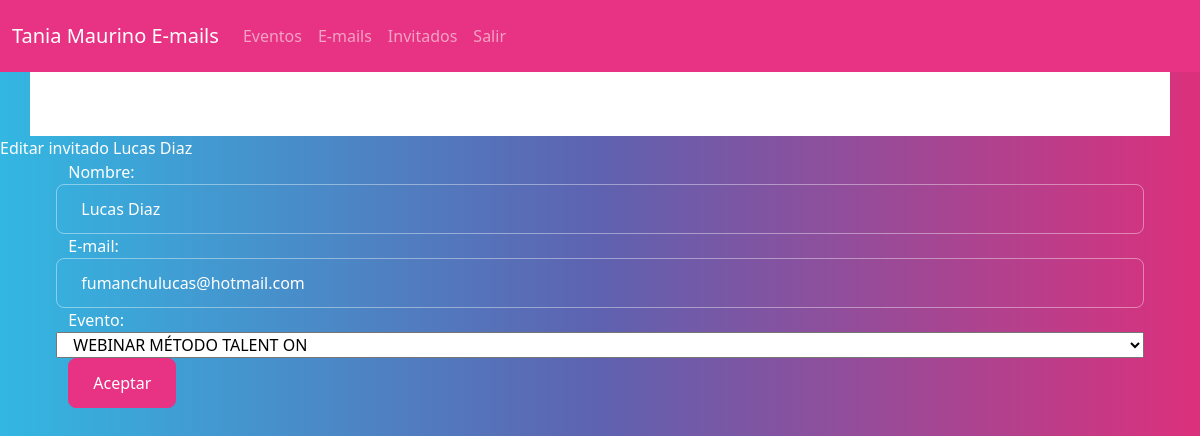
The page /guests/update/e91fd722-cba7-4e9a-ac8a-0ad191ecc32a/ (signed in) on the database its author committed.
### main/models.py (models this page shows, shortened)
class Guests(models.Model):
    id = models.UUIDField(primary_key=True, default=uuid.uuid4, editable=False)
    name = models.CharField(max_length=150)
    slug = AutoSlugField(populate_from='id')
    event = models.ForeignKey(Event, on_delete=models.PROTECT)
    email = models.EmailField(max_length=254)
    is_active = models.BooleanField(default=True)

class Event(models.Model):
    id = models.UUIDField(primary_key=True, default=uuid.uuid4, editable=False)
    name = models.CharField(max_length=150)
    slug = AutoSlugField(populate_from='id')
    link = models.URLField(max_length=350)
    date = models.DateField(null=True, blank=True)
    time = models.TimeField(null=True, blank=True)
    def __str__(self):
        return self.name

### main/views.py (the view)
@method_decorator(login_required, name='dispatch')
class GuestsUpdateView(UpdateView):
    model = Guests
    form_class = GuestsForm
    template_name = 'guest/guest-edit.html'
    template_name_suffix = '_update_form'
    success_url = reverse_lazy('guestsList')

### main/forms.py
class GuestsForm(forms.ModelForm):
    class Meta:
        model = Guests
        fields = ['name', 'email', 'event']
        widgets = {
            'name': forms.TextInput(attrs={'class': 'form-control', 'placeholder': 'Nombre'}),
            'email': forms.TextInput(attrs={'class': 'form-control', 'placeholder': 'E-mail del invitado'}),
            'event': forms.Select()
        }
        labels = {
            'name': 'Nombre', 'email': 'E-mail', 'event': 'Evento',
        }

### main/templates/guest/guest-edit.html (shortened to what this page needs)
{% extends 'index.html' %}
{% load static %}
{% block content %}
{% block name %} Editar invitado {{object.name}}{% endblock %}
<div class="container d-flex justify-content-center aling-items-center">
    <form action="" method="post">{% csrf_token %}
        <fieldset>
            <div class="form-group row">
                {{form.as_table}}
            </div>
            <button type="submit" class="btn btn-primary">Aceptar</button>
        </fieldset>
    </form>
</div>
{% endblock %}

### rows shown on the page
Guests: name "Lucas Diaz", email "fumanchulucas@hotmail.com", event "WEBINAR MÉTODO TALENT ON"
